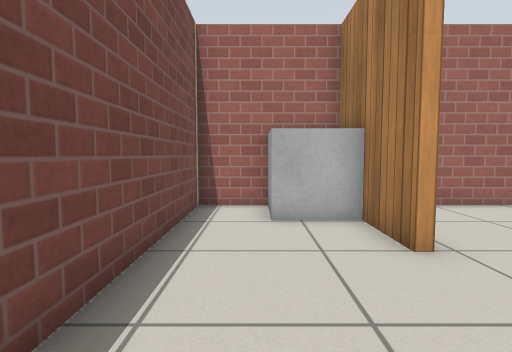
View 1 (above)

16 first-person views from a walk through a Gazebo world. The camera is 0.72 m above the floor, tilts 4° down and sees 80° across. The floor is counted in squares, 0.5 m on a side. Each view is taken from the middle of a square. On the plan, view 1 faces up. The plan holds only what a view shows up to about 14 squares ahead; the rest is blank. Simple patterns stand in for the simulator's built-in surfaces.

View 2
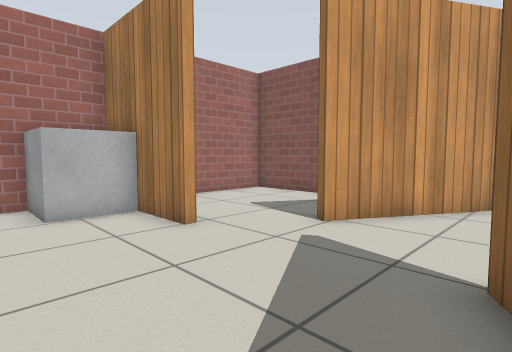

View 3
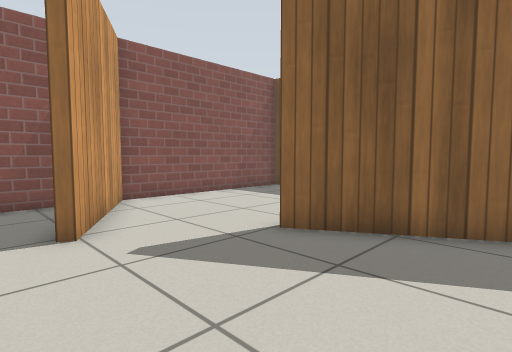

View 4
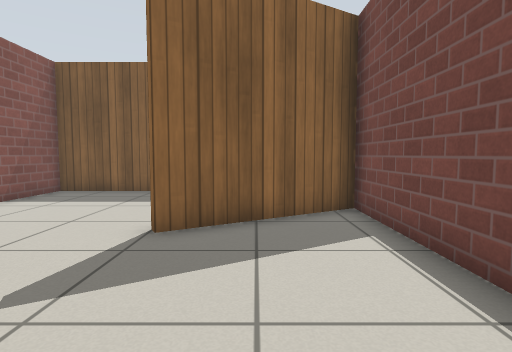

View 5
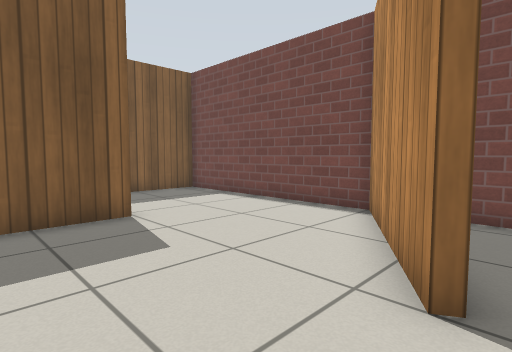

View 6
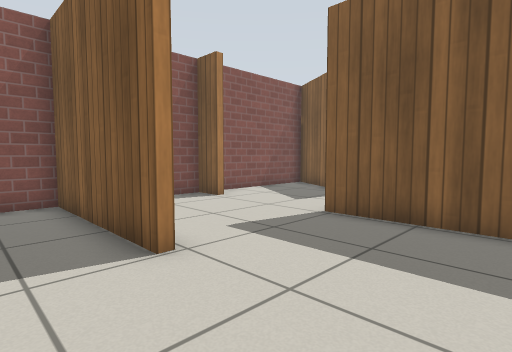

View 7
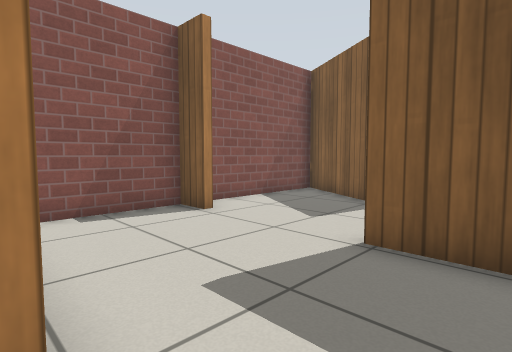

View 8
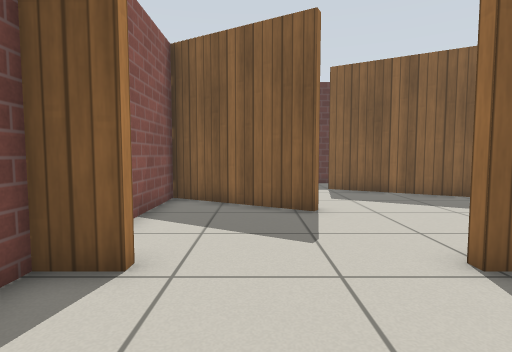

View 9
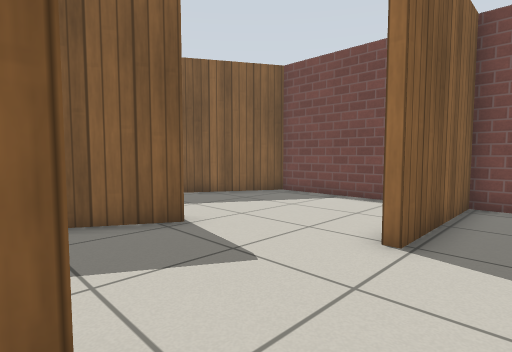

View 10
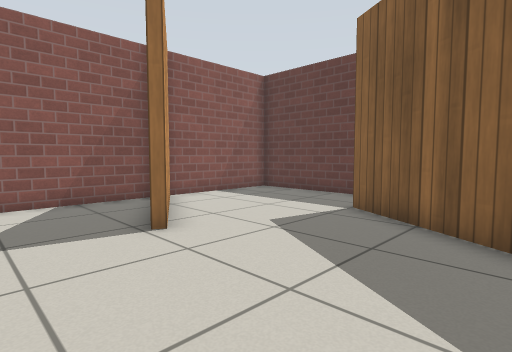

View 11
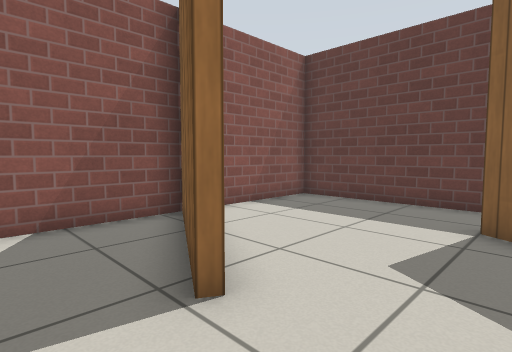

View 12
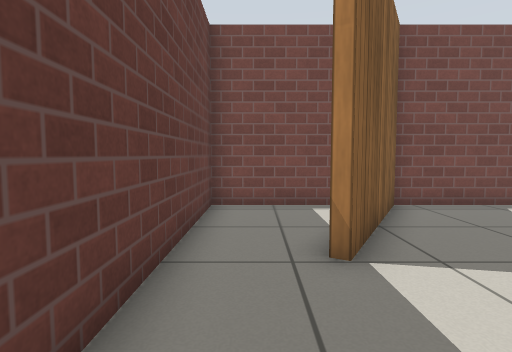

View 13
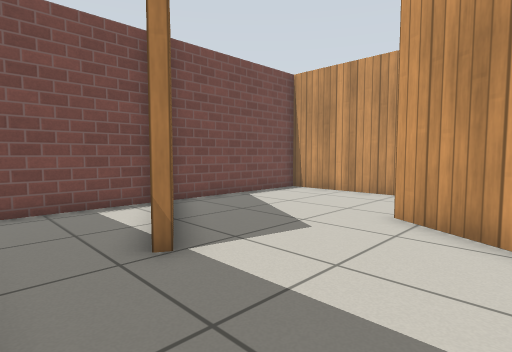

View 14
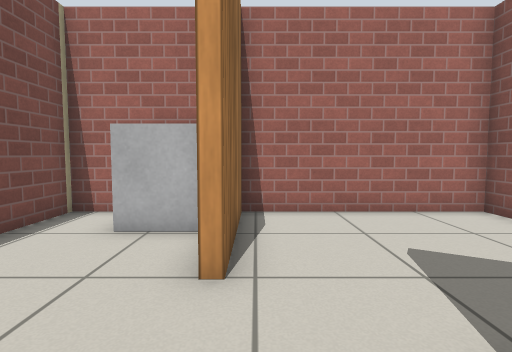

View 15
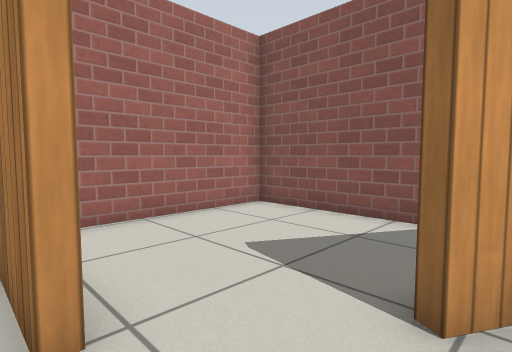

View 16
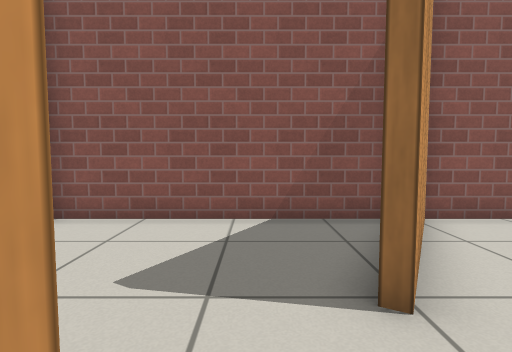

### Floor plan
Points are (right, up) in squares from view 1. A wall is a line through its corners. A room is listed if a view was taken in it or the views show most of it. See-through windows are left out.
Room 1 (views 1, 2, 3, 4, 14, 15, 16)
walls: (4.6, 2.6) (4.9, 2.9); (2.4, 8.6) (-1.6, 8.6) (-1.6, -3.1) (2.9, -0.5); (8.8, 1.1) (8.8, 8.6) (2.6, 8.6) (2.6, 4.4) (2.3, 4.4) (2.3, 6.2)
ways out: opening at (4.5, 0.5) to room 2
objects: grey box (1, 7) to (2, 8)
Room 2 (views 5, 6)
walls: (2.9, -0.5) (3, -0.8) (-1.6, -3.5) (-1.6, -6.5); (3, -7) (8.8, -7) (8.8, 0.2) (4.6, 2.6)
ways out: opening at (4.5, 0.5) to room 1; opening at (1, -7) to room 3
Room 3 (views 7, 8, 9)
walls: (-1.6, -6.5) (-1.6, -11.7) (3.3, -11.7); (7.5, -11.7) (8.8, -11.7) (8.8, -8.2)
ways out: opening at (1, -7) to room 2; opening at (5.5, -12) to room 4
Room 4 (views 10, 11)
walls: (4.5, -15.7) (8.8, -18.1) (8.8, -12.7); (3, -12) (-1.6, -12) (-1.6, -18.1) (3, -20.7); (8.8, -19.4) (8.8, -18.4) (4.4, -15.9)
ways out: opening at (5.5, -12) to room 3; opening at (6, -20) to room 5
Room 5 (views 12, 13)
walls: (-1.6, -18.8) (-1.6, -23.3) (8.8, -23.3) (8.8, -19.4)
ways out: opening at (6, -20) to room 4

Positions as (right, up) in squares from view 1, and headings:
1: (0, 0), facing up
2: (-1, -1), facing up-right
3: (-1, 4), facing down-right
4: (1, 5), facing down
5: (6, 0), facing down-left
6: (-1, -5), facing down-right
7: (1, -7), facing down-right
8: (6, -8), facing down
9: (8, -10), facing down-left
10: (-1, -13), facing down-right
11: (2, -14), facing down-right
12: (7, -22), facing left
13: (7, -23), facing up-left
14: (3, 1), facing up
15: (2, 2), facing up-right
16: (2, 4), facing right
